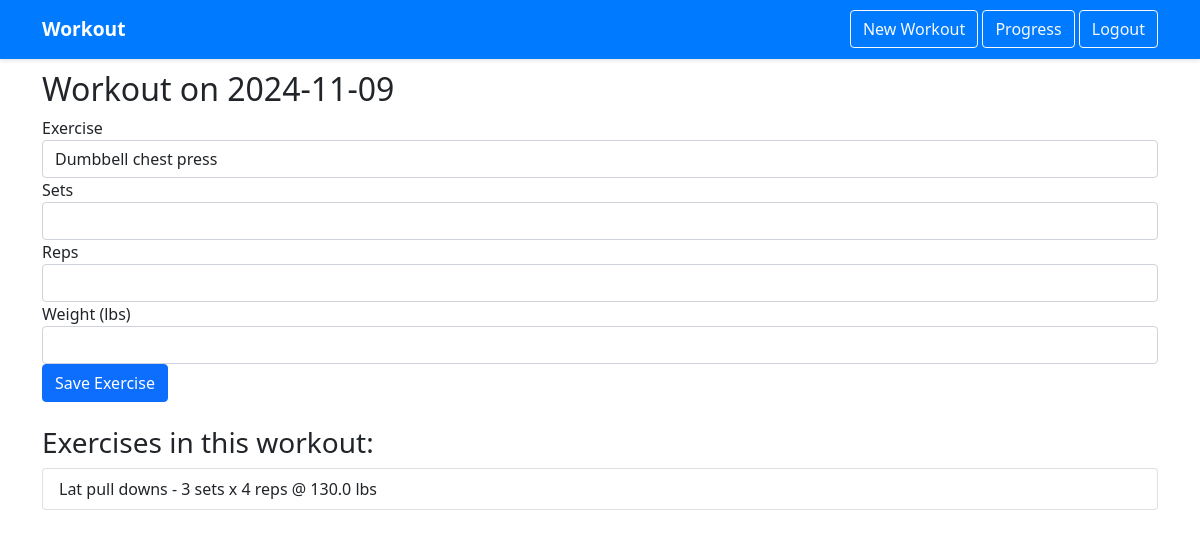
The page /workout/3 (signed in) on the database its author committed.
### my_new_app/models.py (models this page shows)
class Workout(db.Model):
    id = db.Column(db.Integer, primary_key=True)
    date = db.Column(db.DateTime, nullable=False, default=datetime.utcnow)
    user_id = db.Column(db.Integer, db.ForeignKey('user.id'), nullable=False)
    exercises = db.relationship('Exercise', backref='workout', lazy=True)

class Exercise(db.Model):
    id = db.Column(db.Integer, primary_key=True)
    workout_id = db.Column(db.Integer, db.ForeignKey('workout.id'), nullable=False)
    exercise_type = db.Column(db.String(100), nullable=False)
    sets = db.Column(db.Integer, nullable=False)
    reps = db.Column(db.Integer, nullable=False)
    weight = db.Column(db.Float, nullable=False)

### my_new_app/routes.py (the view, shortened to what this page needs)
@app.route("/workout/<int:workout_id>", methods=['GET', 'POST'])
@login_required
def workout(workout_id):
    workout = Workout.query.get_or_404(workout_id)
    if workout.user != current_user:
        flash('You cannot access this workout.', 'danger')
        return redirect(url_for('home'))
    form = ExerciseForm()
    return render_template('workout.html',
                         title='Workout',
                         workout=workout,
                         form=form,
                         exercise_types=EXERCISE_TYPES)

### my_new_app/forms.py
class ExerciseForm(FlaskForm):
    sets = IntegerField('Sets', validators=[DataRequired()])
    reps = IntegerField('Reps', validators=[DataRequired()])
    weight = FloatField('Weight (lbs)', validators=[DataRequired()])
    submit = SubmitField('Save Exercise')

### my_new_app/models.py (called while the page is built)
@login_manager.user_loader
def load_user(user_id):
    return User.query.get(int(user_id))

### my_new_app/templates/workout.html (shortened to what this page needs)
{% extends "base.html" %}
{% block content %}
    <div class="content-section">
        <h2>Workout on {{ workout.date.strftime('%Y-%m-%d') }}</h2>
        <form method="POST" action="">
            <div class="form-group">
                <label for="exercise_type">Exercise</label>
                <select name="exercise_type" class="form-control" required>
                    {% for exercise in exercise_types %}
                        <option value="{{ exercise }}">{{ exercise }}</option>
                    {% endfor %}
                </select>
            </div>
            <div class="form-group">
                {{ form.sets.label(class="form-control-label") }}
                {{ form.sets(class="form-control") }}
            </div>
            <div class="form-group">
                {{ form.reps.label(class="form-control-label") }}
                {{ form.reps(class="form-control") }}
            </div>
            <div class="form-group">
                {{ form.weight.label(class="form-control-label") }}
                {{ form.weight(class="form-control") }}
            </div>
            {{ form.submit(class="btn btn-primary") }}
        </form>
        <h3 class="mt-4">Exercises in this workout:</h3>
        <ul class="list-group">
            {% for exercise in workout.exercises %}
                <li class="list-group-item">
                    {{ exercise.exercise_type }} -
                    {{ exercise.sets }} sets x
                    {{ exercise.reps }} reps @
                    {{ exercise.weight }} lbs
                </li>
            {% endfor %}
        </ul>
    </div>
{% endblock content %}

### rows shown on the page
Workout: date "2024-11-09"
Exercise: exercise_type "Lat pull downs", sets "3", reps "4", weight "130.0"

### other values the page prints
form field exercise_type "Dumbbell chest press"
